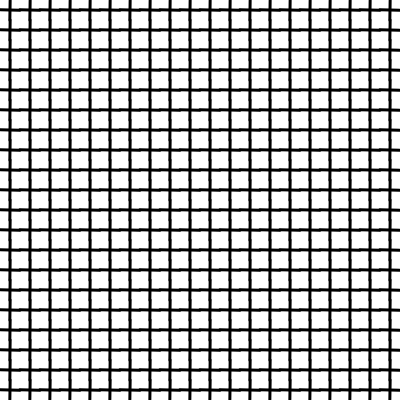
Frame 1 (no input)
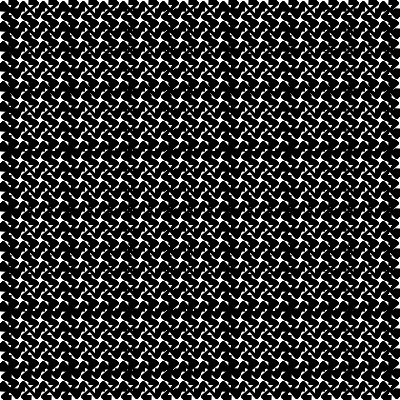
Frame 60 (no input)
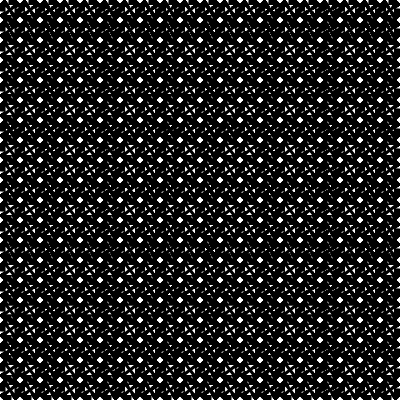
Frame 120 (the mouse pressed at the canvas centre since frame 60)

The p5.js sketch that drew these frames (run headless with seeded random() and noise() and a simulated clock; from frame 60 on, the mouse is pressed at the canvas centre):

// p5.js sketch
// ── sketch.js
const rust = '#FF4500'
const dim = 20.0
const sfac = 1.0/dim

function grid(rows, cols){
	// let rate = millis() * 0.0005
	let rate = millis() * 0.001
	let step = sin(rate)
	// let step = tan(rate)
	// let step = tan(sin(rate))
	// let step = tan(sin(rate)+(millis() * 0.1)^2)
	// let step = tan(cos(sin(rate + millis())-millis()))
	// let step = abs(sin(rate))

	for (let index = 0; index < rows; index++) {
		for (let jndex = 0; jndex < cols; jndex++) {
			push()
			let x = cols * (jndex + 0.5)
			let y = rows * (index + 0.5)
		
			// let x = (cols * 0.5) * (jndex * 2)
			// let y = (rows * 0.5) * (index * 2)

			push()
			noStroke()
			fill(255)
			rect(
				x, y, 
				// cols * 0.5, 
				// rows * 0.5
				// cols * (0.5 * cos(millis() * 0.001)), 
				// rows * (0.5 * sin(millis() * 0.001))
				cols * (0.5 * cos(rate + x)), 
				rows * (0.5 * sin(rate + y))
			)
			pop()

			stroke(0)
			strokeWeight(3)
			translate(x, y)
			rotate(step)
			line(0,0, 0, rows * 0.5)
			line(0,0, 0, rows * -0.5)
		
			line(0,0, cols * 0.5, 0)
			line(0,0, cols * -0.5, 0)

			// line(x,y, x, (y - (rows * 0.5)))
			// line(x,y, x, (y + (rows * 0.5)))
		
			// line(x,y, (x - (rows * 0.5)), y)
			// line(x,y, (x + (rows * 0.5)), y)

			rotate(-step)

			pop()
		}
	}
}

function setup() {
  createCanvas(400, 400);
  rectMode(CENTER)
}

function draw() {
	background(0,0);
	// background(0,10);
	// background(0);
//   background(rust);
//   background(255, 69, 0, 2);
//   background(255, 69, 0, 0);
	grid(int(height * sfac), int(width * sfac))

	// overframe()
}

function overframe(){
	push()
	stroke('red')
	noFill()
	rect(width*0.5, height*0.5, width, height)
	pop()
}

// ── style.css
html, body {
	height: 100%; }
  
body {
	margin: 0px;
	display: flex;
	justify-content: center;
	align-items: center;
	background-color: black;
}
  
